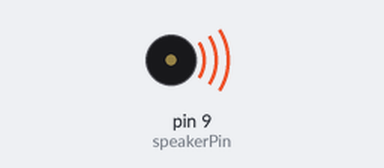
This sketch was run on a simulated Arduino Uno, built with avr-gcc and run on an emulated ATmega328P. On the bench: buzzer (waves = sounding).

Above: at 0.79 s.
At 3.6 s:
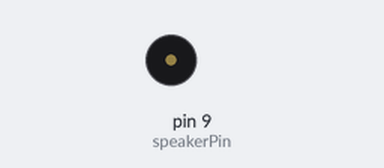
Timing chart, 0 to 5.5 s (numbered marks = the images above):
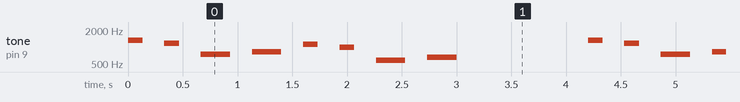

The sketch:

sound.ino
```cpp
// Pin connected to the speaker or buzzer
int speakerPin = 9; // Change this to any PWM-capable pin on your Arduino

void setup() {
  pinMode(speakerPin, OUTPUT);
}

void loop() {
  // Play the melody for approximately 4 seconds
  playMelody();

  // Wait before playing again
  delay(1000); // Adjust this delay as needed
}

void playMelody() {
  // Define the frequencies for a simple melody (adjust as desired)
  // int melody[] = {3200, 4000, 330, 349, 392, 440, 494, 523}; // C4, D4, E4, F4, G4, A4, B4, C5
  // int noteDurations[] = {400, 400, 400, 400, 400, 400, 400, 400}; // Duration of each note in milliseconds (4 seconds total)
  int melody[]={1319,1175,740,831,1109,988,587,659,988,880,554,659,880};
  int noteDurations[]={133,133,267,267,133,133,267,267,133,133,267,267,533};
  // Play each note in the melody
  for (int i = 0; i < 8; i++) {
    int noteFrequency = melody[i];
    int noteDuration = noteDurations[i];

    // Play the note
    tone(speakerPin, noteFrequency, noteDuration);

    // Delay between notes (slight pause)
    delay(noteDuration + 200); // Adjust this delay for note separation
}

  // Stop playing
  noTone(speakerPin);
}
```

Measured:
- by itself, tone on pin 9 (speakerPin): repeats every 4.2 s: silent 0.20 s, 1175 Hz 0.13 s, silent 0.20 s, 740 Hz 0.27 s, silent 0.20 s, 831 Hz 0.27 s, silent 0.20 s, 1109 Hz 0.13 s, silent 0.20 s, 988 Hz 0.13 s, silent 0.20 s, 587 Hz 0.27 s, silent 0.20 s, 659 Hz 0.27 s, silent 1.2 s, 1319 Hz 0.13 s
